Frame 1 (no input): blank canvas, image omitted
Frame 60 (no input): blank canvas, image omitted
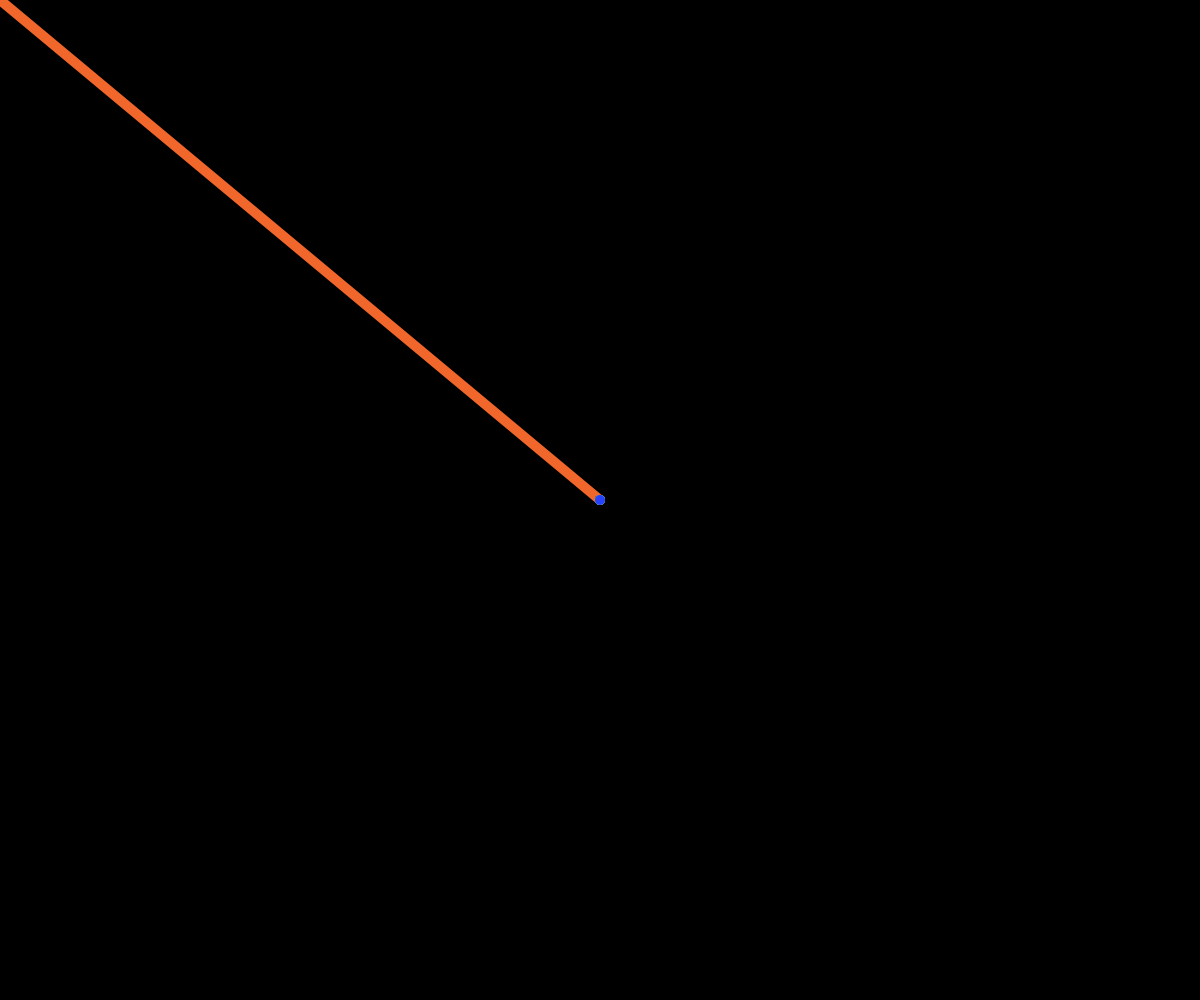
Frame 120 (the mouse pressed at the canvas centre since frame 60)

The p5.js sketch whose frames 1 and 60 were blank and that drew this single picture after the mouse press (run headless with seeded random() and noise() and a simulated clock; from frame 60 on, the mouse is pressed at the canvas centre):

// p5.js sketch
// ── sketch.js
let bc;
let fc;
function setup() {
  createCanvas(windowWidth, windowHeight);
  bc = 0;
  fc = 'green';
  background(bc);
}
function draw() {
  //noStroke();
  //fill(fc, 50);
  // circle(mouseX, mouseY, 24);
  strokeWeight(10);
  // stroke(fc);
  stroke(random(255),random(255),random(255))
  // stroke(fc,50);
  line(mouseX,mouseY,pmouseX,pmouseY);
}
function mousePressed() {
  if (fc == 255) {
    fc = 0;
    bc = 255;
  }
  else {
    bc = 0;
    fc = 255;
  }
  background(bc);
}
function windowResized() {
  resizeCanvas(windowWidth, windowHeight);
}
// Variables in p5.js (mouseX, mouseY)
// Code! Programming with p5.js
// The Coding Train / Daniel Shiffman
// https://thecodingtrain.com/beginners/p5js/2.1-mousex-mousey.html
// https://youtu.be/7A5tKW9HGoM
// https://editor.p5js.org/codingtrain/sketches/IeblvUQrf
